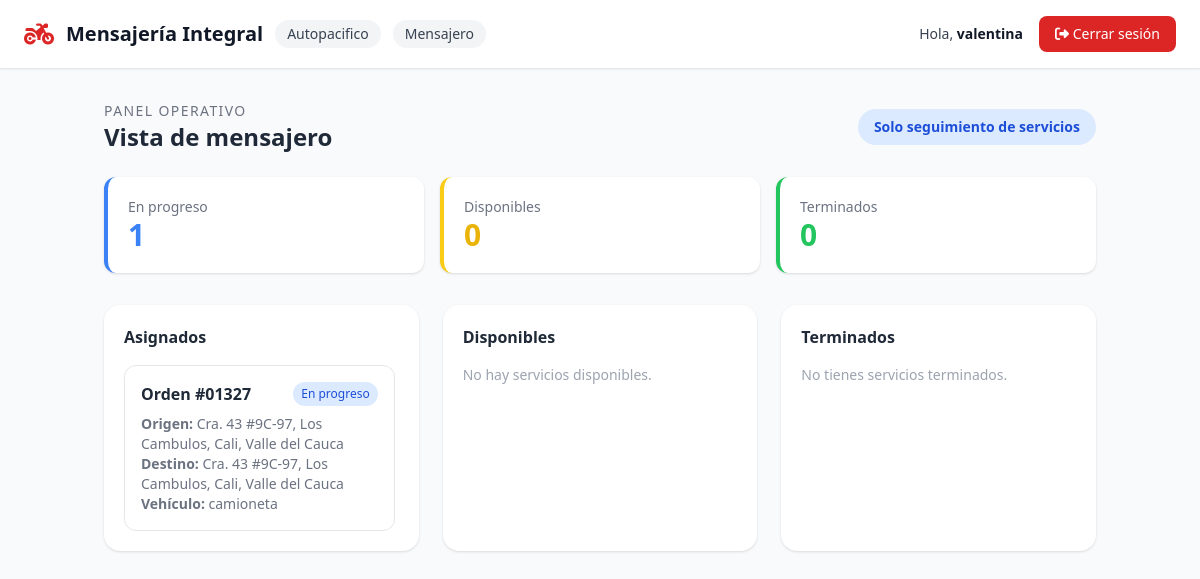
The page /mensajero/ (signed in) on the database as committed earlier.
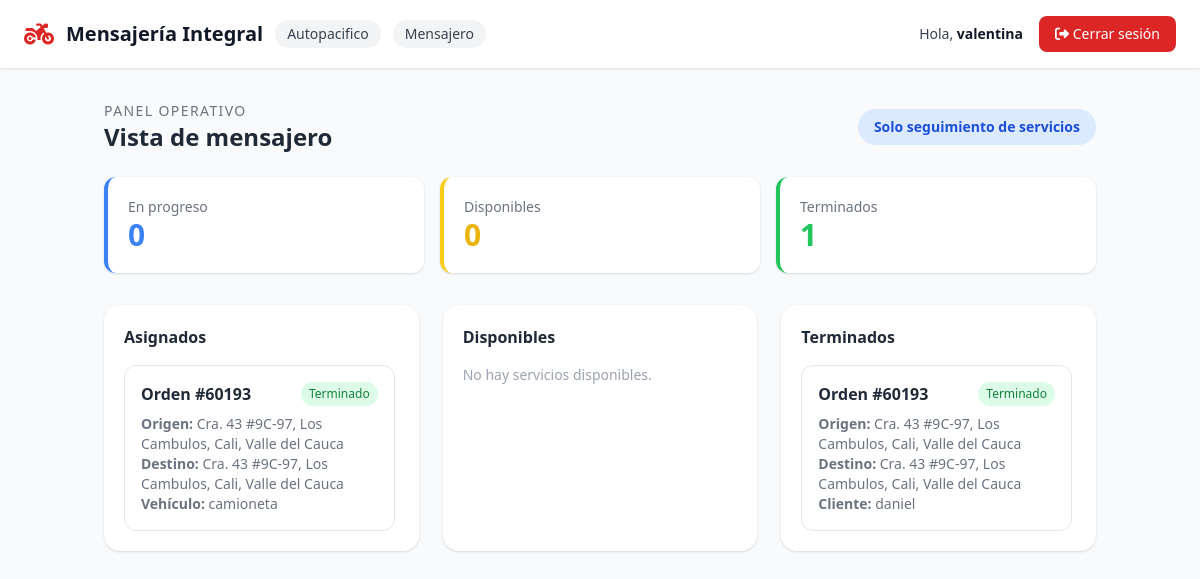
The same page on the database as committed later.
### usuarios/models.py (models this page shows, shortened)
class Usuario(AbstractUser):
    ROL_CHOICES = [
        ('coordinador', 'Coordinador'),
        ('cliente', 'Cliente'),
        ('mensajero', 'Mensajero'),
    ]
    rol = models.CharField(max_length=20, choices=ROL_CHOICES)
    telefono = models.CharField(max_length=20, blank=True)
    foto_perfil = models.ImageField(upload_to='perfiles/', blank=True, null=True)
    empresa = models.ForeignKey(
        Empresa,
        on_delete=models.SET_NULL,
        null=True,
        blank=True,
        related_name='usuarios'
    )
    class Meta:
        verbose_name = "Usuario"
        verbose_name_plural = "Usuarios"

class Empresa(models.Model):
    nombre = models.CharField(max_length=100)
    nit = models.CharField(max_length=20, blank=True)
    telefono = models.CharField(max_length=20, blank=True)
    activa = models.BooleanField(default=True)
    class Meta:
        verbose_name = "Empresa"
        verbose_name_plural = "Empresas"

### servicios/models.py (models this page shows, shortened)
class Servicio(models.Model):
    ESTADO_CHOICES = [
        ('sin_asignar', 'Sin asignar'),
        ('en_progreso', 'En progreso'),
        ('terminado', 'Terminado'),
    ]
    PRIORIDAD_CHOICES = [
        ('normal', 'Normal'),
        ('alta', 'Alta'),
    ]
    empresa = models.ForeignKey(
        Empresa,
        on_delete=models.CASCADE,
        related_name='servicios',
        null=True,
        blank=True,
    )
    creado_por = models.ForeignKey(
        Usuario,
        on_delete=models.SET_NULL,
        null=True,
        blank=True,
        related_name='servicios_creados'
    )
    cliente = models.ForeignKey(
        Usuario,
        on_delete=models.CASCADE,
        related_name='servicios_cliente'
    )
    mensajero = models.ForeignKey(
        Usuario,
        on_delete=models.SET_NULL,
        null=True,
        blank=True,
        related_name='servicios_mensajero'
    )
    orden = models.CharField(max_length=20, unique=True, db_index=True)
    descripcion = models.TextField(blank=True)
    sede = models.CharField(max_length=100, blank=True)
    area = models.CharField(max_length=100, blank=True)
    nombre_solicitante = models.CharField(max_length=150, blank=True)
    telefono_solicitante = models.CharField(max_length=30, blank=True)
    ciudad_origen = models.CharField(max_length=100, blank=True)
    ciudad_destino = models.CharField(max_length=100, blank=True)
    origen = models.TextField()
    destino = models.TextField()
    fecha_entrega_deseada = models.DateField(null=True, blank=True)
    nombre_quien_recibe = models.CharField(max_length=150, blank=True)
    telefono_quien_recibe = models.CharField(max_length=30, blank=True)
    tipo_servicio = models.CharField(max_length=100, blank=True)
    tipo_pago = models.CharField(max_length=100, blank=True)
    descripcion_pago = models.TextField(blank=True)
    tipo_recorrido = models.CharField(max_length=100, blank=True)
    tipo_vehiculo = models.CharField(max_length=50)
    prioridad = models.CharField(max_length=10, choices=PRIORIDAD_CHOICES, default='normal')
    estado = models.CharField(max_length=20, choices=ESTADO_CHOICES, default='sin_asignar', db_index=True)
    fecha_creacion = models.DateTimeField(auto_now_add=True, db_index=True)
    origen_lat = models.DecimalField(max_digits=9, decimal_places=6, null=True, blank=True)
    origen_lng = models.DecimalField(max_digits=9, decimal_places=6, null=True, blank=True)
    destino_lat = models.DecimalField(max_digits=9, decimal_places=6, null=True, blank=True)
    destino_lng = models.DecimalField(max_digits=9, decimal_places=6, null=True, blank=True)
    mensajero_lat = models.DecimalField(max_digits=9, decimal_places=6, null=True, blank=True)
    mensajero_lng = models.DecimalField(max_digits=9, decimal_places=6, null=True, blank=True)
    mensajero_ubicacion_actualizada_en = models.DateTimeField(null=True, blank=True)
    def tiene_mapa(self):
        return any([
            self.origen_lat is not None and self.origen_lng is not None,
            self.destino_lat is not None and self.destino_lng is not None,
            self.mensajero_lat is not None and self.mensajero_lng is not None,
        ])
    class Meta:
        verbose_name = "Servicio"
        verbose_name_plural = "Servicios"

### dashboard/views.py (the view)
# urls.py: path('mensajero/', views.mensajero_inicio, name='mensajero_inicio'),
@login_required
def mensajero_inicio(request):
    if request.user.rol != 'mensajero':
        return _redirigir_dashboard(request.user)
    servicios = _servicios_empresa(request.user)
    asignados = servicios.filter(mensajero=request.user)
    disponibles = servicios.filter(estado='sin_asignar')
    terminados = servicios.filter(mensajero=request.user, estado='terminado')
    context = {
        'asignados': asignados,
        'disponibles': disponibles,
        'terminados': terminados,
        'en_progreso': asignados.filter(estado='en_progreso').count(),
        'sin_asignar': disponibles.count(),
        'terminados_count': terminados.count(),
    }
    return render(request, 'dashboard/mensajero_inicio.html', context)

### dashboard/context_processors.py (called while the page is built)
def google_maps(request):
    return {
        'google_maps_api_key': getattr(settings, 'GOOGLE_MAPS_API_KEY', ''),
    }

### dashboard/templates/dashboard/mensajero_inicio.html (shortened to what this page needs)
{% extends 'dashboard/base.html' %}
{% load l10n %}
{% block content %}
<div class="flex justify-between items-center mb-6">
    <div>
        <p class="text-sm text-gray-500 uppercase tracking-widest">Panel operativo</p>
        <h1 class="text-2xl font-bold text-gray-800">Vista de mensajero</h1>
    </div>
    <span class="bg-blue-100 text-blue-700 px-4 py-2 rounded-full text-sm font-semibold">
        Solo seguimiento de servicios
    </span>
</div>
<div class="grid grid-cols-1 md:grid-cols-3 gap-4 mb-8">
    <div class="bg-white rounded-xl shadow p-5 border-l-4 border-blue-500">
        <p class="text-gray-500 text-sm">En progreso</p>
        <p class="text-3xl font-bold text-blue-500">{{ en_progreso }}</p>
    </div>
    <div class="bg-white rounded-xl shadow p-5 border-l-4 border-yellow-400">
        <p class="text-gray-500 text-sm">Disponibles</p>
        <p class="text-3xl font-bold text-yellow-500">{{ sin_asignar }}</p>
    </div>
    <div class="bg-white rounded-xl shadow p-5 border-l-4 border-green-500">
        <p class="text-gray-500 text-sm">Terminados</p>
        <p class="text-3xl font-bold text-green-500">{{ terminados_count }}</p>
    </div>
</div>
<div class="grid grid-cols-1 lg:grid-cols-3 gap-6">
    <section class="bg-white rounded-2xl shadow p-5">
        <h2 class="font-bold text-gray-800 mb-4">Asignados</h2>
        <div class="space-y-3 max-h-[32rem] overflow-auto pr-1">
            {% for servicio in asignados %}
            <article class="border rounded-xl p-4">
                <div class="flex justify-between gap-3 mb-2">
                    <strong class="text-gray-800">Orden #{{ servicio.orden }}</strong>
                    <span class="text-xs px-2 py-1 rounded-full {% if servicio.estado == 'en_progreso' %}bg-blue-100 text-blue-700{% else %}bg-green-100 text-green-700{% endif %}">
                        {{ servicio.get_estado_display }}
                    </span>
                </div>
                <p class="text-sm text-gray-500"><strong>Origen:</strong> {{ servicio.origen }}</p>
                <p class="text-sm text-gray-500"><strong>Destino:</strong> {{ servicio.destino }}</p>
                <p class="text-sm text-gray-500"><strong>Vehículo:</strong> {{ servicio.tipo_vehiculo }}</p>
            </article>
            {% empty %}
            <p class="text-sm text-gray-400">No tienes servicios asignados.</p>
            {% endfor %}
        </div>
    </section>
    <section class="bg-white rounded-2xl shadow p-5">
        <h2 class="font-bold text-gray-800 mb-4">Disponibles</h2>
        <div class="space-y-3 max-h-[32rem] overflow-auto pr-1">
            {% for servicio in disponibles %}
            <article class="border rounded-xl p-4 border-dashed border-yellow-300 bg-yellow-50/40">
                <div class="flex justify-between gap-3 mb-2">
                    <strong class="text-gray-800">Orden #{{ servicio.orden }}</strong>
                    <span class="text-xs px-2 py-1 rounded-full bg-yellow-100 text-yellow-700">Sin asignar</span>
                </div>
                <p class="text-sm text-gray-500"><strong>Origen:</strong> {{ servicio.origen }}</p>
                <p class="text-sm text-gray-500"><strong>Destino:</strong> {{ servicio.destino }}</p>
                <p class="text-sm text-gray-500"><strong>Prioridad:</strong> {{ servicio.get_prioridad_display }}</p>
                {% if servicio.origen_lat and servicio.origen_lng and servicio.destino_lat and servicio.destino_lng %}
                <a
                    href="https://www.google.com/maps/dir/?api=1&origin={{ servicio.origen_lat|unlocalize }},{{ servicio.origen_lng|unlocalize }}&destination={{ servicio.destino_lat|unlocalize }},{{ servicio.destino_lng|unlocalize }}&travelmode=driving"
                    target="_blank"
                    rel="noreferrer"
                    class="inline-flex items-center gap-2 mt-3 bg-slate-900 hover:bg-slate-800 text-white px-4 py-2 rounded-lg text-sm font-semibold transition"
                >
                    <i class="fas fa-route"></i> Abrir ruta
                </a>
                {% endif %}
                {% if servicio.tiene_mapa %}
                <div class="mt-3">
                    {% include 'dashboard/partials/mini_map.html' with servicio=servicio map_id='disponible-map-'|add:servicio.id %}
                </div>
                {% endif %}
            </article>
            {% empty %}
            <p class="text-sm text-gray-400">No hay servicios disponibles.</p>
            {% endfor %}
        </div>
    </section>
    <section class="bg-white rounded-2xl shadow p-5">
        <h2 class="font-bold text-gray-800 mb-4">Terminados</h2>
        <div class="space-y-3 max-h-[32rem] overflow-auto pr-1">
            {% for servicio in terminados %}
            <article class="border rounded-xl p-4">
                <div class="flex justify-between gap-3 mb-2">
                    <strong class="text-gray-800">Orden #{{ servicio.orden }}</strong>
                    <span class="text-xs px-2 py-1 rounded-full bg-green-100 text-green-700">Terminado</span>
                </div>
                <p class="text-sm text-gray-500"><strong>Origen:</strong> {{ servicio.origen }}</p>
                <p class="text-sm text-gray-500"><strong>Destino:</strong> {{ servicio.destino }}</p>
                <p class="text-sm text-gray-500"><strong>Cliente:</strong> {{ servicio.cliente.get_full_name|default:servicio.cliente.username }}</p>
            </article>
            {% empty %}
            <p class="text-sm text-gray-400">No tienes servicios terminados.</p>
            {% endfor %}
        </div>
    </section>
</div>
{% endblock %}

### dashboard/templates/dashboard/base.html (shortened to what this page needs)
<!DOCTYPE html>
<html lang="es">
<head>
    <script src="https://cdn.tailwindcss.com"></script>
    <link rel="stylesheet" href="https://cdnjs.cloudflare.com/ajax/libs/font-awesome/6.4.0/css/all.min.css">
</head>
<body class="bg-gray-50 min-h-screen text-gray-900">
    {% if user.is_authenticated %}
    <nav class="bg-white text-gray-900 px-6 py-4 flex justify-between items-center border-b border-gray-200 shadow-sm">
        <div class="flex items-center gap-3">
            <i class="fas fa-motorcycle text-2xl text-red-600"></i>
            <span class="font-bold text-xl">Mensajería Integral</span>
            {% if user.empresa %}
            <span class="bg-gray-100 px-3 py-1 rounded-full text-sm text-gray-700">{{ user.empresa.nombre }}</span>
            {% endif %}
            {% if user.rol %}
            <span class="bg-gray-100 px-3 py-1 rounded-full text-sm capitalize text-gray-700">{{ user.rol }}</span>
            {% endif %}
        </div>
        <div class="flex items-center gap-4">
            <span class="text-sm text-gray-700">Hola, <strong class="text-gray-900">{{ user.username }}</strong></span>
            <a href="{% url 'dashboard:logout' %}" class="bg-red-600 hover:bg-red-700 px-4 py-2 rounded-lg text-sm transition text-white">
                <i class="fas fa-sign-out-alt"></i> Cerrar sesión
            </a>
        </div>
    </nav>
    {% endif %}
    <main class="container mx-auto px-4 py-8">
        {% block content %}{% endblock %}
    </main>
</body>
</html>

Rows that differ between the two databases and show on the page:
removed Servicio: orden "01327", estado "En progreso", origen "Cra. 43 #9C-97, Los Cambulos, Cali, Valle del Cauca", destino "Cra. 43 #9C-97, Los Cambulos, Cali, Valle del Cauca", tipo_vehiculo "camioneta", shown under "Asignados"
added Servicio: orden "60193", estado "Terminado", origen "Cra. 43 #9C-97, Los Cambulos, Cali, Valle del Cauca", destino "Cra. 43 #9C-97, Los Cambulos, Cali, Valle del Cauca", tipo_vehiculo "camioneta", cliente.get_full_name "daniel"
Other text that changed with them:
{{ en_progreso }}: "1" → "0"
{{ terminados_count }}: "0" → "1"
text no longer shown: "No tienes servicios terminados."
